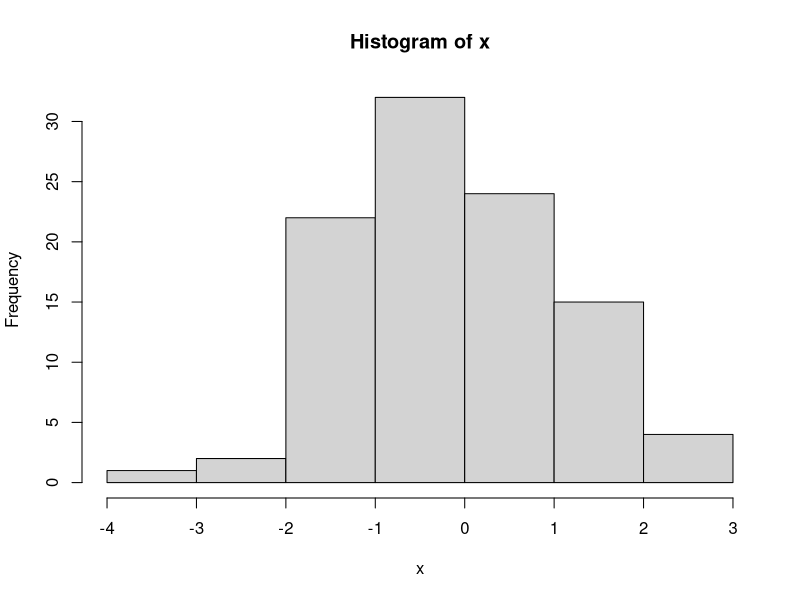
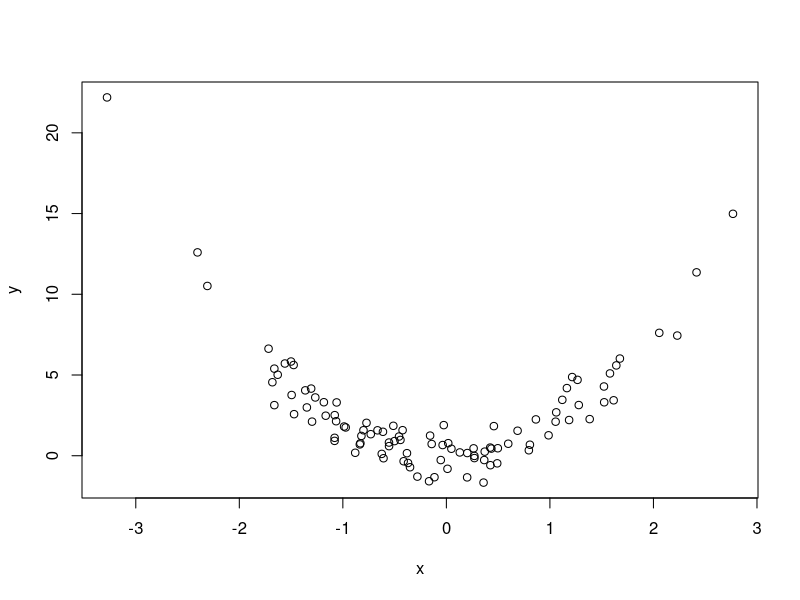
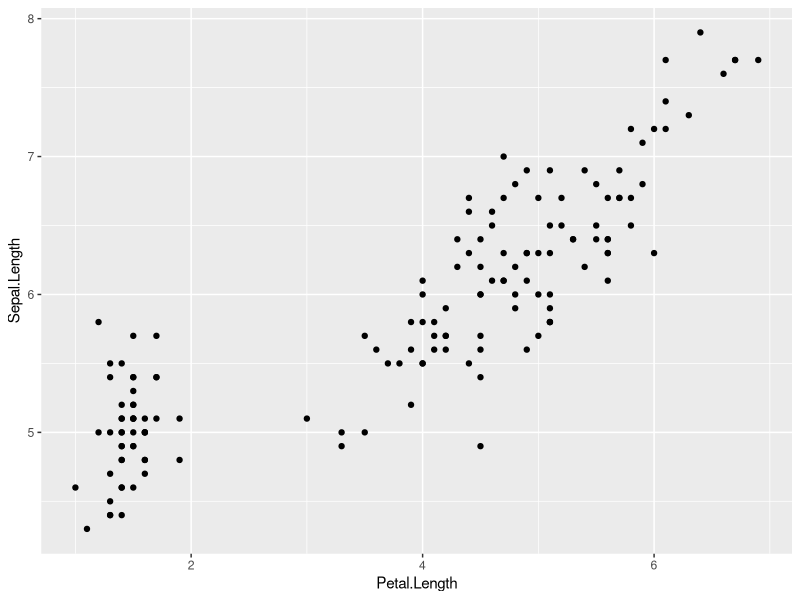
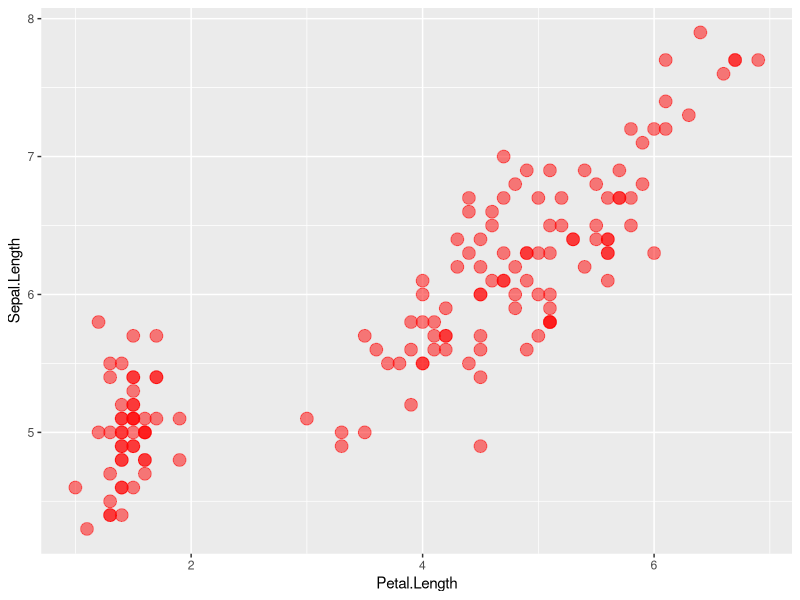
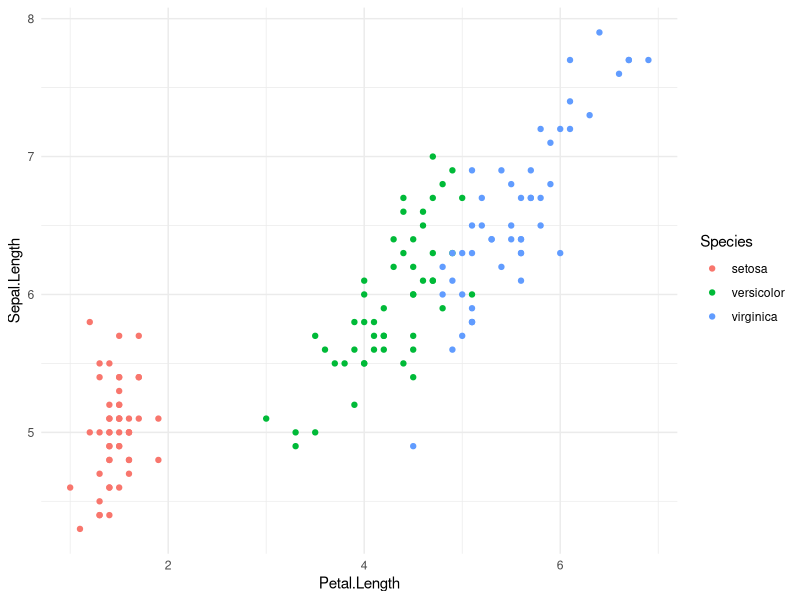

R code for these plots, in order:
## ---- chunk 1
x = rnorm(100)
y = 2*x^2 + rnorm(100)
hist(x)
## ---- chunk 2
plot(x, y)
## ---- chunk 3
library(ggplot2)

ggplot(aes(x=Petal.Length, y=Sepal.Length), data=iris) +
  geom_point()
## ---- chunk 4
ggplot(aes(x=Petal.Length, y=Sepal.Length), data=iris) +
  geom_point(color='red', size=4, alpha=.5)  # not within aesthetic function
## ---- chunk 5
ggplot(aes(x=Petal.Length, y=Sepal.Length), data=iris) +
  geom_point(aes(color=Species)) +
  theme_minimal()
